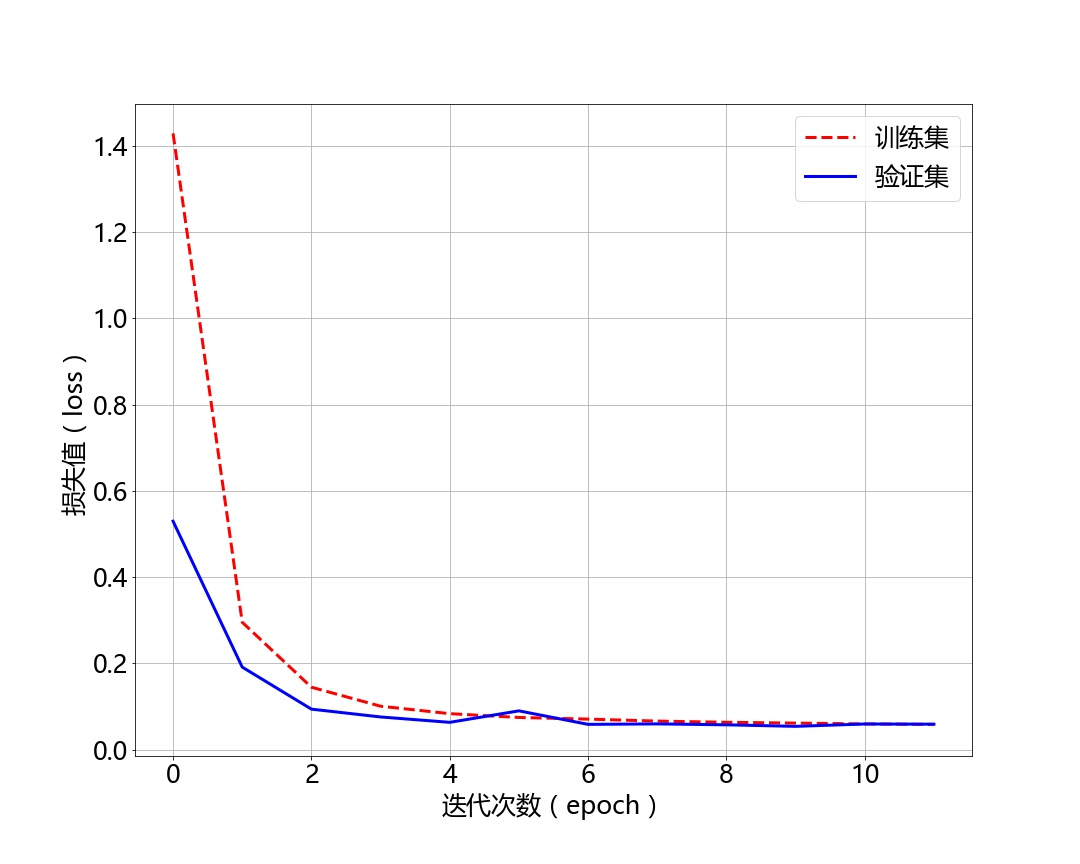
#> input picture HeadPose/LFPW/day_night_loss.jpg, 1080 x 864 px
$ python -i ssd_batch_generator.py   (imports and definitions only)   (older library calls are emulated)
#> lines starting #> are read from the running program, lines starting #| are printed output that depends on the picture
'''
Includes:
* A batch generator for SSD model training and inference which can perform online data agumentation
* An offline image processor that saves processed images and adjusted labels to disk

Copyright (C) 2017 Pierluigi Ferrari

This program is free software: you can redistribute it and/or modify
it under the terms of the GNU General Public License as published by
the Free Software Foundation, either version 3 of the License, or
(at your option) any later version.

This program is distributed in the hope that it will be useful,
but WITHOUT ANY WARRANTY; without even the implied warranty of
MERCHANTABILITY or FITNESS FOR A PARTICULAR PURPOSE.  See the
GNU General Public License for more details.

You should have received a copy of the GNU General Public License
along with this program.  If not, see <http://www.gnu.org/licenses/>.
'''

import numpy as np
import cv2
import random
from sklearn.utils import shuffle
from copy import deepcopy
from PIL import Image
import csv
import os
from bs4 import BeautifulSoup

# Image processing functions used by the generator to perform the following image manipulations:
# - Translation
# - Horizontal flip
# - Scaling
# - Brightness change
# - Histogram contrast equalization

# [68 lines left out: functions _translate, _flip, _scale, _brightness, not called in this run]

def histogram_eq(image):
    '''
    Perform histogram equalization on the input image.

    See https://en.wikipedia.org/wiki/Histogram_equalization.
    '''

    image1 = np.copy(image)

    image1[:,:,0] = cv2.equalizeHist(image1[:,:,0])
    image1[:,:,1] = cv2.equalizeHist(image1[:,:,1])
    image1[:,:,2] = cv2.equalizeHist(image1[:,:,2])
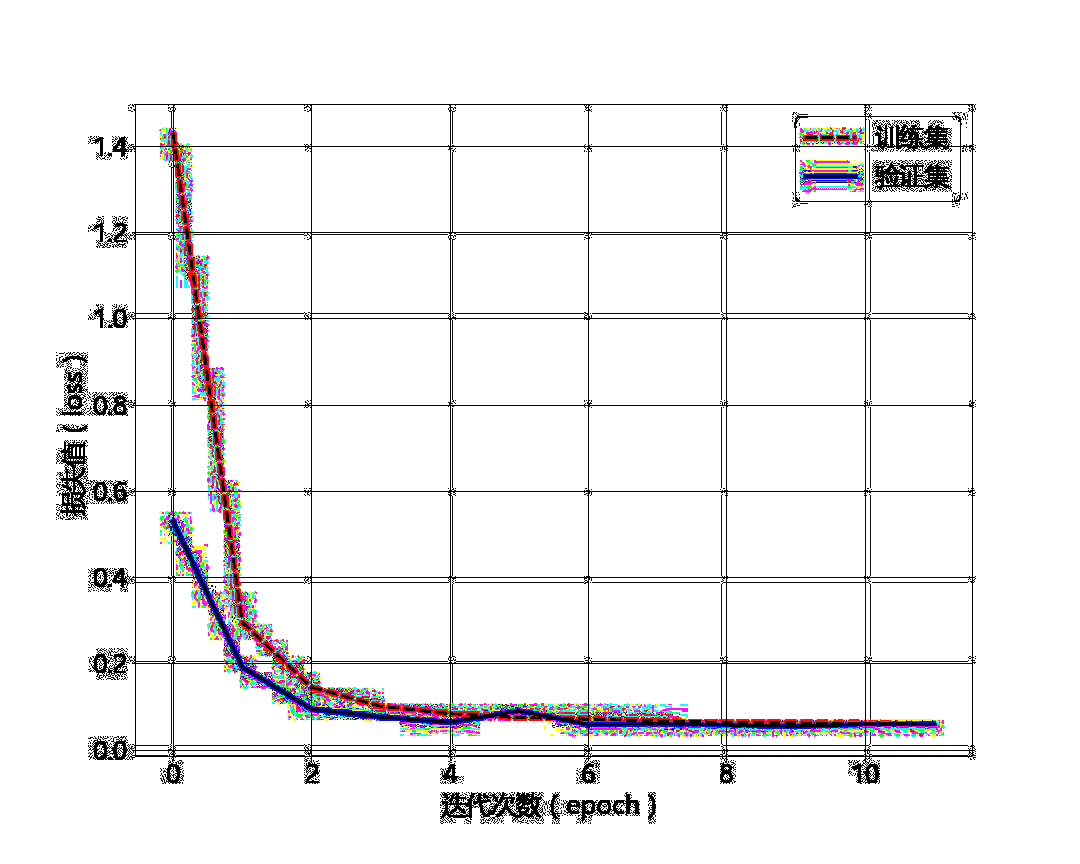
#> image1: shape (864, 1080, 3); mean R, G, B 240.5, 239.7, 240.2

    return image1

class BatchGenerator:
    '''
    A generator to generate batches of samples and corresponding labels indefinitely.

    The labels are read from a CSV file.

    Shuffles the dataset consistently after each complete pass.

    Can perform image transformations for data conversion and data augmentation,
    for details please refer to the documentation of the `generate()` method.
    '''

    # [873 lines left out: functions __init__, parse_csv, parse_xml, generate, get_filenames_labels, get_n_samples and 1 more, not called in this run]

>>> import cv2
>>> picture = cv2.cvtColor(cv2.imread('day_night_loss.jpg'), cv2.COLOR_BGR2RGB)
>>> result = histogram_eq(picture)
